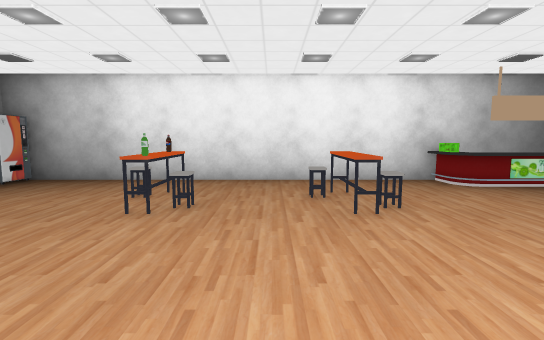
[1] (above)

17 first-person views from a walk through a 3-D level made in the Unity game engine. The camera is 1.3 m above the floor, tilts 6° down and sees 85° across. The floor is counted in squares, 1 m on a side. Each view is taken from the middle of a square. On the plan, view 1 faces up. The plan holds only what a view shows up to about 14 squares ahead; the rest is blank. Some surface patterns are stand-ins.

[2]
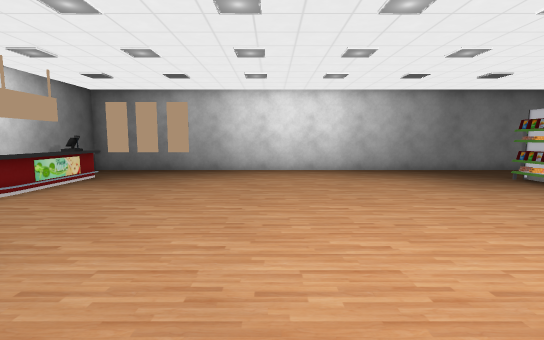

[3]
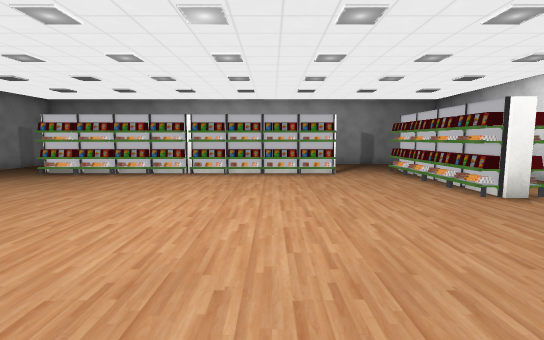

[4]
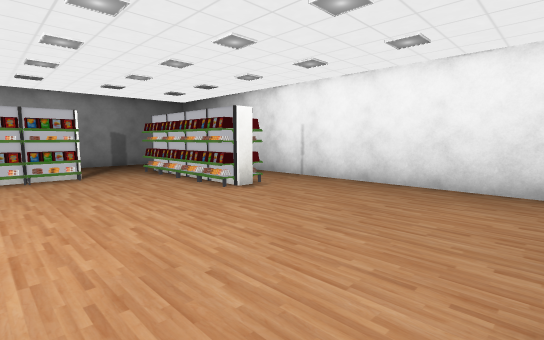

[5]
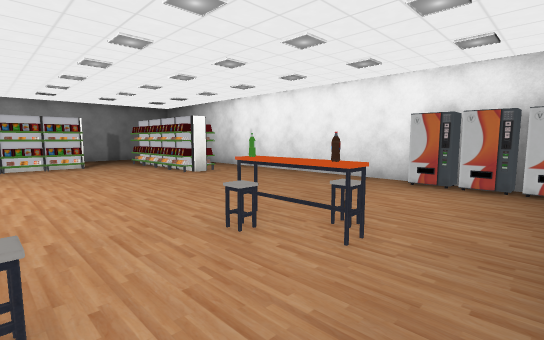

[6]
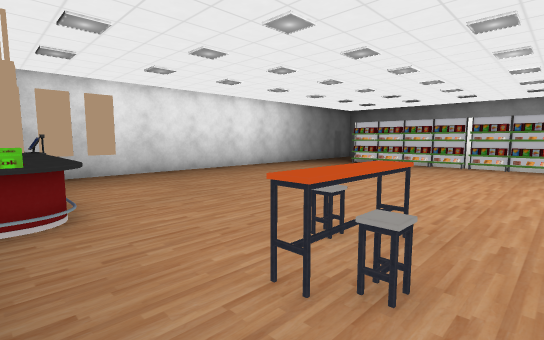

[7]
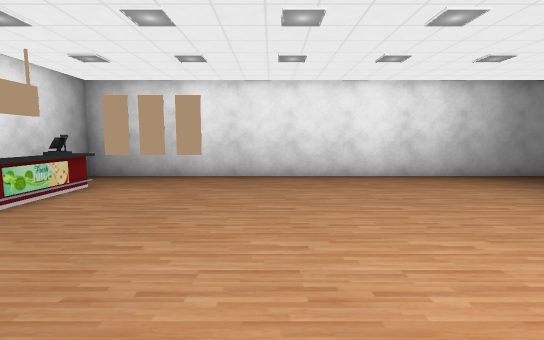

[8]
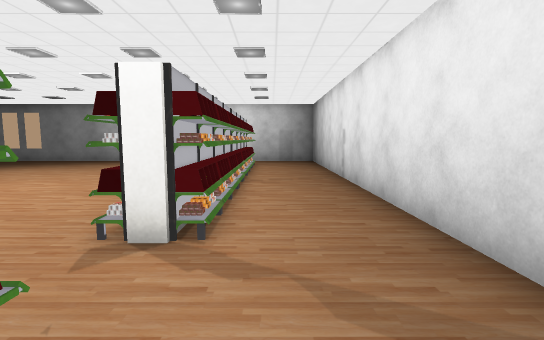

[9]
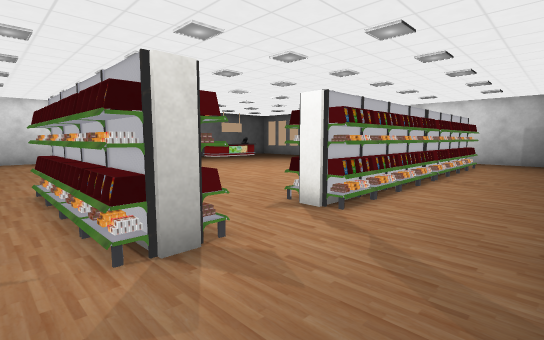

[10]
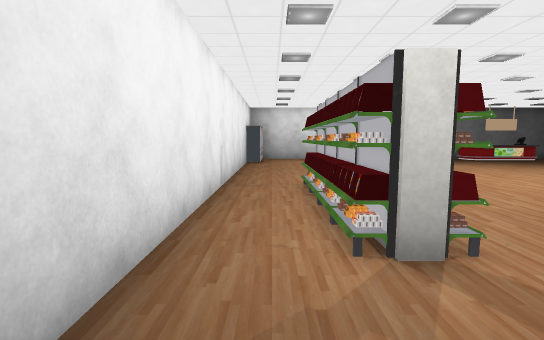

[11]
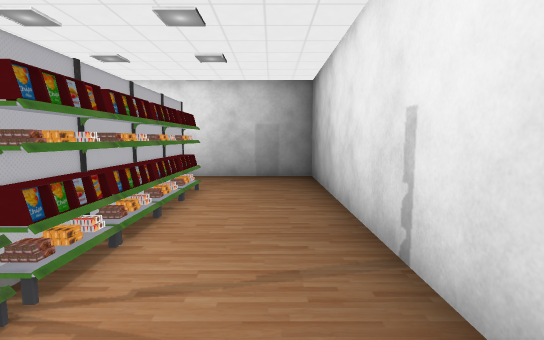

[12]
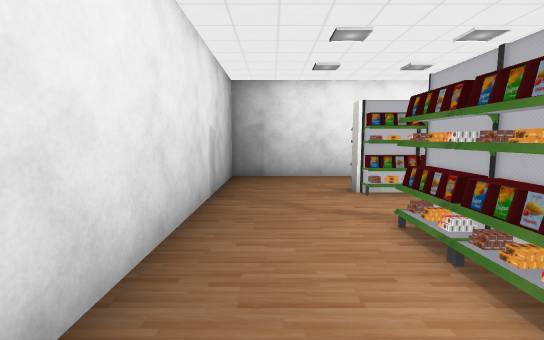

[13]
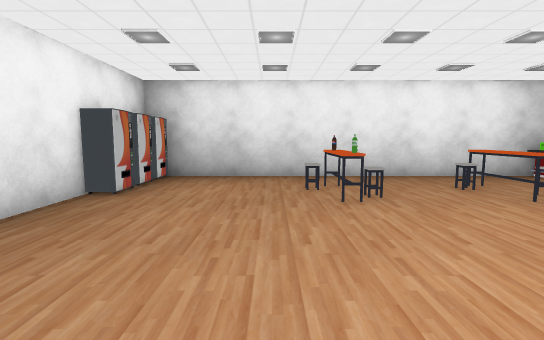

[14]
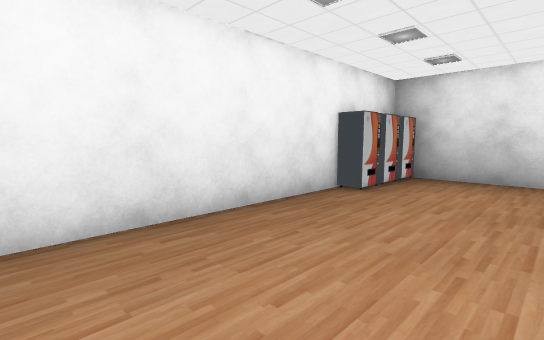

[15]
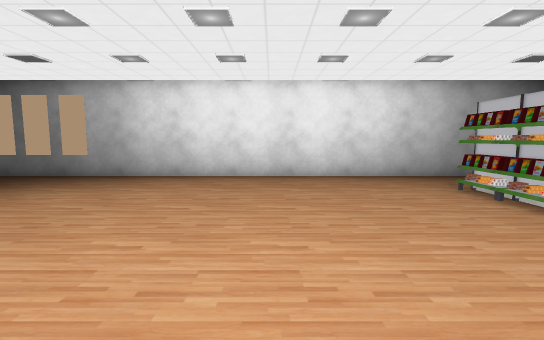

[16]
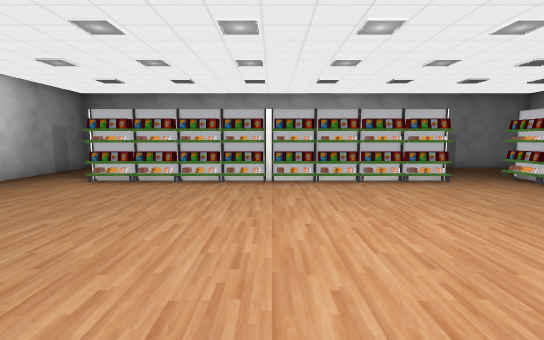

[17]
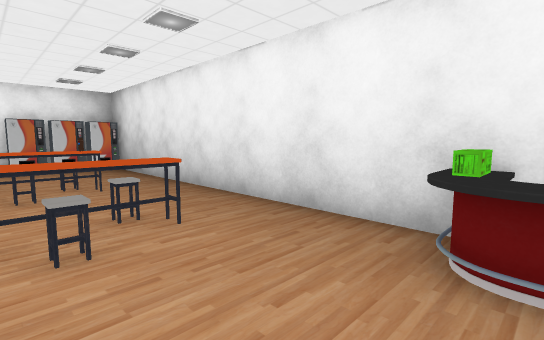

### Floor plan
Points are (right, up) in squares from view 1. A wall is a line through its corners. A room is listed if a view was taken in it or the views show most of it. See-through windows are left out.
Room 1 (views 1, 2, 3, 4, 5, 6, 7, 8, 9, 10, 11, 12, 13, 14, 15, 16, 17)
walls: (-5.1, -6.9) (-5.6, -6.9); (-8.4, 8.4) (-8.4, -10.4) (11.4, -10.4) (11.4, 9.4) (-7.8, 9.4)
objects: other object (-8, 6); other object (-8, 7); other object (-8, 8) to (-8, 9); shelf (-6, -7) to (-6, -6); shelf (-6, -5); shelf (-6, -4); shelf (-6, -3) to (-6, -2); shelf (-5, -6); shelf (-5, -5); shelf (-5, -4); shelf (-5, -2); other object (-3, 5) to (-2, 7); shelf (-2, -7); shelf (-2, -6); shelf (-1, -7) to (0, -7); shelf (0, -6); shelf (1, -7); shelf (1, -6); other object (1, 5) to (2, 7); shelf (2, -7); shelf (2, -6); shelf (3, -7) to (4, -7); shelf (4, -6); shelf (5, -7); shelf (5, -6); counter (5, 8) to (9, 9); shelf (6, -7); shelf (7, -7) to (8, -7); shelf (7, -6); shelf (8, -6); poster (11, 6); poster (11, 7); poster (11, 8)

Where each view was taken, in squares from view 1:
view 1: 0 up, 0 right, facing up
view 2: 2 up, 1 left, facing right
view 3: 5 up, 0 right, facing down
view 4: 5 up, 0 right, facing down-left
view 5: 9 up, 1 right, facing down-left
view 6: 9 up, 0 right, facing down-right
view 7: 3 up, 1 right, facing right
view 8: 8 down, 6 left, facing right
view 9: 10 down, 7 left, facing up-right
view 10: 10 down, 7 left, facing up
view 11: 9 down, 1 right, facing right
view 12: 9 down, 2 right, facing left
view 13: 1 down, 4 left, facing up
view 14: 1 down, 4 left, facing up-left
view 15: 1 down, 1 right, facing right
view 16: 3 up, 3 right, facing down
view 17: 5 up, 6 right, facing up-left
